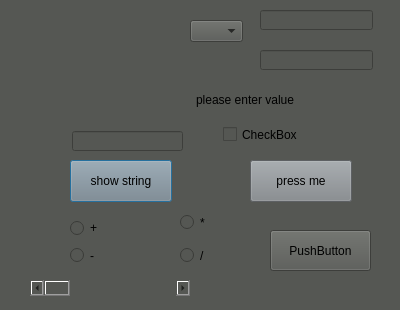
<?xml version="1.0" encoding="UTF-8"?>
<ui version="4.0">
 <class>dialog</class>
 <widget class="QDialog" name="dialog">
  <property name="geometry">
   <rect>
    <x>0</x>
    <y>0</y>
    <width>400</width>
    <height>310</height>
   </rect>
  </property>
  <property name="windowTitle">
   <string>你好</string>
  </property>
  <property name="styleSheet">
   <string notr="true">background-color: rgb(85, 87, 83);</string>
  </property>
  <widget class="QLabel" name="bird">
   <property name="geometry">
    <rect>
     <x>0</x>
     <y>20</y>
     <width>171</width>
     <height>111</height>
    </rect>
   </property>
   <property name="styleSheet">
    <string notr="true">font: 12pt &quot;Agency FB&quot;;</string>
   </property>
   <property name="text">
    <string/>
   </property>
   <property name="pixmap">
    <pixmap>bird.jpg</pixmap>
   </property>
   <property name="scaledContents">
    <bool>true</bool>
   </property>
   <property name="alignment">
    <set>Qt::AlignCenter</set>
   </property>
  </widget>
  <widget class="QPushButton" name="helloButton">
   <property name="geometry">
    <rect>
     <x>70</x>
     <y>160</y>
     <width>102</width>
     <height>42</height>
    </rect>
   </property>
   <property name="styleSheet">
    <string notr="true">background-color: rgb(130, 135, 139);
font: 11pt &quot;華康秀風體W3(P)&quot;;
font: 11pt &quot;Agency FB&quot;;</string>
   </property>
   <property name="text">
    <string>show string</string>
   </property>
  </widget>
  <widget class="QPushButton" name="pressmeButton_2">
   <property name="geometry">
    <rect>
     <x>250</x>
     <y>160</y>
     <width>102</width>
     <height>42</height>
    </rect>
   </property>
   <property name="styleSheet">
    <string notr="true">background-color: rgb(130, 135, 139);
font: 11pt &quot;華康秀風體W3(P)&quot;;
font: 11pt &quot;Agency FB&quot;;</string>
   </property>
   <property name="text">
    <string>press me</string>
   </property>
  </widget>
  <widget class="QLineEdit" name="lineEdit">
   <property name="geometry">
    <rect>
     <x>72</x>
     <y>131</y>
     <width>111</width>
     <height>20</height>
    </rect>
   </property>
  </widget>
  <widget class="QLabel" name="label">
   <property name="geometry">
    <rect>
     <x>170</x>
     <y>80</y>
     <width>150</width>
     <height>40</height>
    </rect>
   </property>
   <property name="text">
    <string>please enter value</string>
   </property>
   <property name="alignment">
    <set>Qt::AlignCenter</set>
   </property>
  </widget>
  <widget class="QRadioButton" name="radioButton">
   <property name="geometry">
    <rect>
     <x>70</x>
     <y>220</y>
     <width>81</width>
     <height>16</height>
    </rect>
   </property>
   <property name="text">
    <string>+</string>
   </property>
   <property name="autoExclusive">
    <bool>false</bool>
   </property>
  </widget>
  <widget class="QRadioButton" name="radioButton_2">
   <property name="geometry">
    <rect>
     <x>70</x>
     <y>240</y>
     <width>71</width>
     <height>31</height>
    </rect>
   </property>
   <property name="text">
    <string>-</string>
   </property>
   <property name="autoExclusive">
    <bool>false</bool>
   </property>
  </widget>
  <widget class="QRadioButton" name="radioButton_3">
   <property name="geometry">
    <rect>
     <x>180</x>
     <y>212</y>
     <width>81</width>
     <height>21</height>
    </rect>
   </property>
   <property name="text">
    <string>*</string>
   </property>
   <property name="autoExclusive">
    <bool>false</bool>
   </property>
  </widget>
  <widget class="QRadioButton" name="radioButton_4">
   <property name="geometry">
    <rect>
     <x>180</x>
     <y>240</y>
     <width>81</width>
     <height>31</height>
    </rect>
   </property>
   <property name="text">
    <string>/</string>
   </property>
   <property name="autoExclusive">
    <bool>false</bool>
   </property>
  </widget>
  <widget class="QPushButton" name="pushButton">
   <property name="geometry">
    <rect>
     <x>270</x>
     <y>230</y>
     <width>101</width>
     <height>41</height>
    </rect>
   </property>
   <property name="text">
    <string>PushButton</string>
   </property>
  </widget>
  <widget class="QLineEdit" name="num_1">
   <property name="geometry">
    <rect>
     <x>260</x>
     <y>10</y>
     <width>113</width>
     <height>20</height>
    </rect>
   </property>
  </widget>
  <widget class="QLineEdit" name="num_2">
   <property name="geometry">
    <rect>
     <x>260</x>
     <y>50</y>
     <width>113</width>
     <height>20</height>
    </rect>
   </property>
  </widget>
  <widget class="QCheckBox" name="checkBox">
   <property name="geometry">
    <rect>
     <x>223</x>
     <y>119</y>
     <width>131</width>
     <height>31</height>
    </rect>
   </property>
   <property name="styleSheet">
    <string notr="true">font: 11pt &quot;Agency FB&quot;;</string>
   </property>
   <property name="text">
    <string>CheckBox</string>
   </property>
   <property name="autoRepeatInterval">
    <number>100</number>
   </property>
  </widget>
  <widget class="QComboBox" name="comboBox">
   <property name="geometry">
    <rect>
     <x>190</x>
     <y>20</y>
     <width>53</width>
     <height>22</height>
    </rect>
   </property>
  </widget>
  <widget class="QScrollBar" name="horizontalScrollBar">
   <property name="geometry">
    <rect>
     <x>30</x>
     <y>280</y>
     <width>160</width>
     <height>16</height>
    </rect>
   </property>
   <property name="orientation">
    <enum>Qt::Horizontal</enum>
   </property>
  </widget>
 </widget>
 <resources/>
 <connections/>
</ui>
